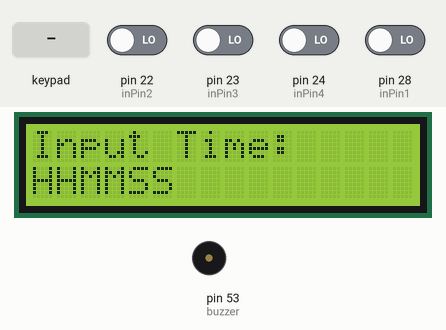
Simulated run of this sketch. Board: Arduino Mega 2560, built with avr-gcc and run on an emulated ATmega2560. Shown: 16×2 character LCD, buzzer (waves = sounding). The inputs (shaded band) are chosen by the test bench; at power-on: pin 22 (inPin2), pin 23 (inPin3), pin 24 (inPin4), pin 28 (inPin1) LOW.

Above: at 3.2 s.
3.3 s: keypad keys 5 2 5 1 5 0 4 9 pressed 0.4 s apart
At 5.8 s:
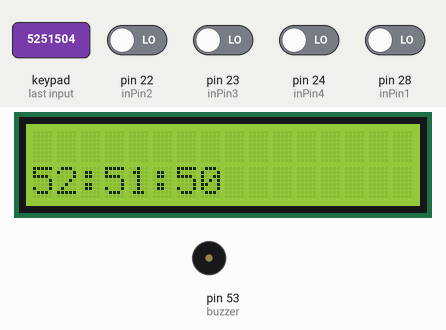
8.0 s: pin 28 (inPin1) driven HIGH
At 8.2 s:
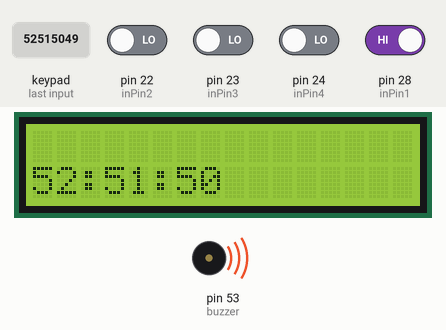
10.6 s: pin 23 (inPin3) driven HIGH
At 11.0 s:
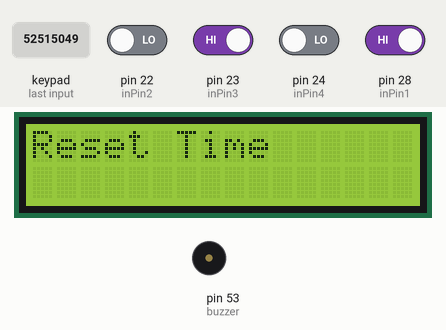
12.6 s: pin 24 (inPin4) driven HIGH
At 13.1 s:
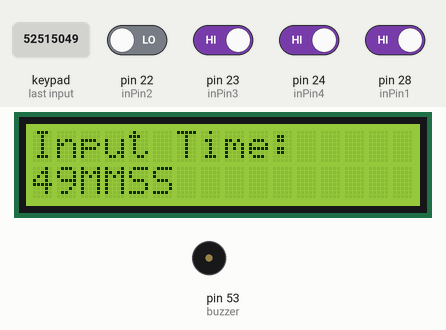
14.2 s: keypad keys 5 2 5 1 5 0 4 9 # pressed 0.4 s apart
At 14.4 s:
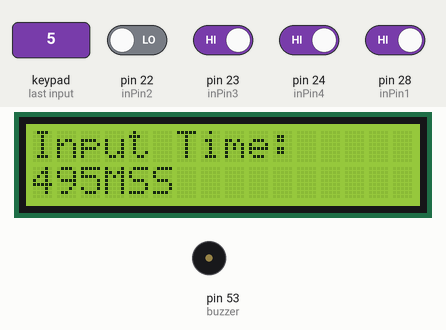
Timing chart, 0 to 17.2 s (numbered marks = the images above; inputs shaded):
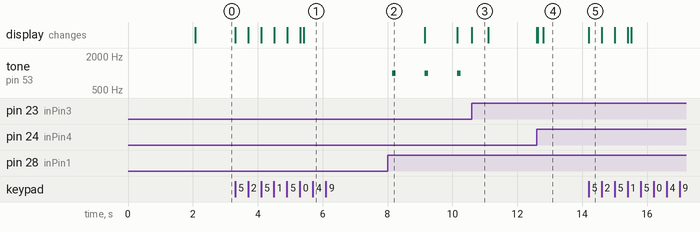

The sketch:

TIMER.ino
```cpp
#include <LiquidCrystal.h>
#include <Keypad.h>

#define NOTE_B0  31
#define NOTE_C1  33
#define NOTE_CS1 35
#define NOTE_D1  37
#define NOTE_DS1 39
#define NOTE_E1  41
#define NOTE_F1  44
#define NOTE_FS1 46
#define NOTE_G1  49
#define NOTE_GS1 52
#define NOTE_A1  55
#define NOTE_AS1 58
#define NOTE_B1  62
#define NOTE_C2  65
#define NOTE_CS2 69
#define NOTE_D2  73
#define NOTE_DS2 78
#define NOTE_E2  82
#define NOTE_F2  87
#define NOTE_FS2 93
#define NOTE_G2  98
#define NOTE_GS2 104
#define NOTE_A2  110
#define NOTE_AS2 117
#define NOTE_B2  123
#define NOTE_C3  131
#define NOTE_CS3 139
#define NOTE_D3  147
#define NOTE_DS3 156
#define NOTE_E3  165
#define NOTE_F3  175
#define NOTE_FS3 185
#define NOTE_G3  196
#define NOTE_GS3 208
#define NOTE_A3  220
#define NOTE_AS3 233
#define NOTE_B3  247
#define NOTE_C4  262
#define NOTE_CS4 277
#define NOTE_D4  294
#define NOTE_DS4 311
#define NOTE_E4  330
#define NOTE_F4  349
#define NOTE_FS4 370
#define NOTE_G4  392
#define NOTE_GS4 415
#define NOTE_A4  440
#define NOTE_AS4 466
#define NOTE_B4  494
#define NOTE_C5  523
#define NOTE_CS5 554
#define NOTE_D5  587
#define NOTE_DS5 622
#define NOTE_E5  659
#define NOTE_F5  698
#define NOTE_FS5 740
#define NOTE_G5  784
#define NOTE_GS5 831
#define NOTE_A5  880
#define NOTE_AS5 932
#define NOTE_B5  988
#define NOTE_C6  1047
#define NOTE_CS6 1109
#define NOTE_D6  1175
#define NOTE_DS6 1245
#define NOTE_E6  1319
#define NOTE_F6  1397
#define NOTE_FS6 1480
#define NOTE_G6  1568
#define NOTE_GS6 1661
#define NOTE_A6  1760
#define NOTE_AS6 1865
#define NOTE_B6  1976
#define NOTE_C7  2093
#define NOTE_CS7 2217
#define NOTE_D7  2349
#define NOTE_DS7 2489
#define NOTE_E7  2637
#define NOTE_F7  2794
#define NOTE_FS7 2960
#define NOTE_G7  3136
#define NOTE_GS7 3322
#define NOTE_A7  3520
#define NOTE_AS7 3729
#define NOTE_B7  3951
#define NOTE_C8  4186
#define NOTE_CS8 4435
#define NOTE_D8  4699
#define NOTE_DS8 4978
#define REST      0


// change this to make the song slower or faster
int tempo = 200;

// notes of the moledy followed by the duration.
// a 4 means a quarter note, 8 an eighteenth , 16 sixteenth, so on
// !!negative numbers are used to represent dotted notes,
// so -4 means a dotted quarter note, that is, a quarter plus an eighteenth!!
int melody[] = {

  // Super Mario Bros theme
  // Score available at https://musescore.com/user/2123/scores/2145
  // Theme by Koji Kondo


  NOTE_E5, 8, NOTE_E5, 8, REST, 8, NOTE_E5, 8, REST, 8, NOTE_C5, 8, NOTE_E5, 8, //1
  NOTE_G5, 4, REST, 4, NOTE_G4, 8, REST, 4,
  NOTE_C5, -4, NOTE_G4, 8, REST, 4, NOTE_E4, -4, // 3
  NOTE_A4, 4, NOTE_B4, 4, NOTE_AS4, 8, NOTE_A4, 4,
  NOTE_G4, -8, NOTE_E5, -8, NOTE_G5, -8, NOTE_A5, 4, NOTE_F5, 8, NOTE_G5, 8,
  REST, 8, NOTE_E5, 4, NOTE_C5, 8, NOTE_D5, 8, NOTE_B4, -4,
  NOTE_C5, -4, NOTE_G4, 8, REST, 4, NOTE_E4, -4, // repeats from 3
  NOTE_A4, 4, NOTE_B4, 4, NOTE_AS4, 8, NOTE_A4, 4,
  NOTE_G4, -8, NOTE_E5, -8, NOTE_G5, -8, NOTE_A5, 4, NOTE_F5, 8, NOTE_G5, 8,
  REST, 8, NOTE_E5, 4, NOTE_C5, 8, NOTE_D5, 8, NOTE_B4, -4,


  REST, 4, NOTE_G5, 8, NOTE_FS5, 8, NOTE_F5, 8, NOTE_DS5, 4, NOTE_E5, 8, //7
  REST, 8, NOTE_GS4, 8, NOTE_A4, 8, NOTE_C4, 8, REST, 8, NOTE_A4, 8, NOTE_C5, 8, NOTE_D5, 8,
  REST, 4, NOTE_DS5, 4, REST, 8, NOTE_D5, -4,
  NOTE_C5, 2, REST, 2,

  REST, 4, NOTE_G5, 8, NOTE_FS5, 8, NOTE_F5, 8, NOTE_DS5, 4, NOTE_E5, 8, //repeats from 7
  REST, 8, NOTE_GS4, 8, NOTE_A4, 8, NOTE_C4, 8, REST, 8, NOTE_A4, 8, NOTE_C5, 8, NOTE_D5, 8,
  REST, 4, NOTE_DS5, 4, REST, 8, NOTE_D5, -4,
  NOTE_C5, 2, REST, 2,

  NOTE_C5, 8, NOTE_C5, 4, NOTE_C5, 8, REST, 8, NOTE_C5, 8, NOTE_D5, 4, //11
  NOTE_E5, 8, NOTE_C5, 4, NOTE_A4, 8, NOTE_G4, 2,

  NOTE_C5, 8, NOTE_C5, 4, NOTE_C5, 8, REST, 8, NOTE_C5, 8, NOTE_D5, 8, NOTE_E5, 8, //13
  REST, 1,
  NOTE_C5, 8, NOTE_C5, 4, NOTE_C5, 8, REST, 8, NOTE_C5, 8, NOTE_D5, 4,
  NOTE_E5, 8, NOTE_C5, 4, NOTE_A4, 8, NOTE_G4, 2,
  NOTE_E5, 8, NOTE_E5, 8, REST, 8, NOTE_E5, 8, REST, 8, NOTE_C5, 8, NOTE_E5, 4,
  NOTE_G5, 4, REST, 4, NOTE_G4, 4, REST, 4,
  NOTE_C5, -4, NOTE_G4, 8, REST, 4, NOTE_E4, -4, // 19

  NOTE_A4, 4, NOTE_B4, 4, NOTE_AS4, 8, NOTE_A4, 4,
  NOTE_G4, -8, NOTE_E5, -8, NOTE_G5, -8, NOTE_A5, 4, NOTE_F5, 8, NOTE_G5, 8,
  REST, 8, NOTE_E5, 4, NOTE_C5, 8, NOTE_D5, 8, NOTE_B4, -4,

  NOTE_C5, -4, NOTE_G4, 8, REST, 4, NOTE_E4, -4, // repeats from 19
  NOTE_A4, 4, NOTE_B4, 4, NOTE_AS4, 8, NOTE_A4, 4,
  NOTE_G4, -8, NOTE_E5, -8, NOTE_G5, -8, NOTE_A5, 4, NOTE_F5, 8, NOTE_G5, 8,
  REST, 8, NOTE_E5, 4, NOTE_C5, 8, NOTE_D5, 8, NOTE_B4, -4,

  NOTE_E5, 8, NOTE_C5, 4, NOTE_G4, 8, REST, 4, NOTE_GS4, 4, //23
  NOTE_A4, 8, NOTE_F5, 4, NOTE_F5, 8, NOTE_A4, 2,
  NOTE_D5, -8, NOTE_A5, -8, NOTE_A5, -8, NOTE_A5, -8, NOTE_G5, -8, NOTE_F5, -8,

  NOTE_E5, 8, NOTE_C5, 4, NOTE_A4, 8, NOTE_G4, 2, //26
  NOTE_E5, 8, NOTE_C5, 4, NOTE_G4, 8, REST, 4, NOTE_GS4, 4,
  NOTE_A4, 8, NOTE_F5, 4, NOTE_F5, 8, NOTE_A4, 2,
  NOTE_B4, 8, NOTE_F5, 4, NOTE_F5, 8, NOTE_F5, -8, NOTE_E5, -8, NOTE_D5, -8,
  NOTE_C5, 8, NOTE_E4, 4, NOTE_E4, 8, NOTE_C4, 2,

  NOTE_E5, 8, NOTE_C5, 4, NOTE_G4, 8, REST, 4, NOTE_GS4, 4, //repeats from 23
  NOTE_A4, 8, NOTE_F5, 4, NOTE_F5, 8, NOTE_A4, 2,
  NOTE_D5, -8, NOTE_A5, -8, NOTE_A5, -8, NOTE_A5, -8, NOTE_G5, -8, NOTE_F5, -8,

  NOTE_E5, 8, NOTE_C5, 4, NOTE_A4, 8, NOTE_G4, 2, //26
  NOTE_E5, 8, NOTE_C5, 4, NOTE_G4, 8, REST, 4, NOTE_GS4, 4,
  NOTE_A4, 8, NOTE_F5, 4, NOTE_F5, 8, NOTE_A4, 2,
  NOTE_B4, 8, NOTE_F5, 4, NOTE_F5, 8, NOTE_F5, -8, NOTE_E5, -8, NOTE_D5, -8,
  NOTE_C5, 8, NOTE_E4, 4, NOTE_E4, 8, NOTE_C4, 2,
  NOTE_C5, 8, NOTE_C5, 4, NOTE_C5, 8, REST, 8, NOTE_C5, 8, NOTE_D5, 8, NOTE_E5, 8,
  REST, 1,

  NOTE_C5, 8, NOTE_C5, 4, NOTE_C5, 8, REST, 8, NOTE_C5, 8, NOTE_D5, 4, //33
  NOTE_E5, 8, NOTE_C5, 4, NOTE_A4, 8, NOTE_G4, 2,
  NOTE_E5, 8, NOTE_E5, 8, REST, 8, NOTE_E5, 8, REST, 8, NOTE_C5, 8, NOTE_E5, 4,
  NOTE_G5, 4, REST, 4, NOTE_G4, 4, REST, 4,
  NOTE_E5, 8, NOTE_C5, 4, NOTE_G4, 8, REST, 4, NOTE_GS4, 4,
  NOTE_A4, 8, NOTE_F5, 4, NOTE_F5, 8, NOTE_A4, 2,
  NOTE_D5, -8, NOTE_A5, -8, NOTE_A5, -8, NOTE_A5, -8, NOTE_G5, -8, NOTE_F5, -8,

  NOTE_E5, 8, NOTE_C5, 4, NOTE_A4, 8, NOTE_G4, 2, //40
  NOTE_E5, 8, NOTE_C5, 4, NOTE_G4, 8, REST, 4, NOTE_GS4, 4,
  NOTE_A4, 8, NOTE_F5, 4, NOTE_F5, 8, NOTE_A4, 2,
  NOTE_B4, 8, NOTE_F5, 4, NOTE_F5, 8, NOTE_F5, -8, NOTE_E5, -8, NOTE_D5, -8,
  NOTE_C5, 8, NOTE_E4, 4, NOTE_E4, 8, NOTE_C4, 2,

  //game over sound
  NOTE_C5, -4, NOTE_G4, -4, NOTE_E4, 4, //45
  NOTE_A4, -8, NOTE_B4, -8, NOTE_A4, -8, NOTE_GS4, -8, NOTE_AS4, -8, NOTE_GS4, -8,
  NOTE_G4, 8, NOTE_D4, 8, NOTE_E4, -2,

};

// sizeof gives the number of bytes, each int value is composed of two bytes (16 bits)
// there are two values per note (pitch and duration), so for each note there are four bytes
int notes = sizeof(melody) / sizeof(melody[0]) / 2;

// this calculates the duration of a whole note in ms
int wholenote = (60000 * 4) / tempo;

int divider = 0, noteDuration = 0;

#define inPin1 28  // Start
#define inPin2 22  // Pause
#define inPin3 23  // Reset
#define inPin4 24  // Clear

#define buzzer 53  // Clear

const int rs = 12, en = 11, d4 = 5, d5 = 4, d6 = 3, d7 = 2;
LiquidCrystal lcd(rs, en, d4, d5, d6, d7);

unsigned long lastBeepTime = 0;
int beepInterval = 1000; // default 1 detik


const int ROW_NUM = 4;
const int COLUMN_NUM = 4;

char keys[ROW_NUM][COLUMN_NUM] = {
  {'D', '#', '0', '*'},
  {'C', '9', '8', '7'},
  {'B', '6', '5', '4'},
  {'A', '3', '2', '1'}
};

byte pin_rows[ROW_NUM] = {52, 51, 50, 49};
byte pin_column[COLUMN_NUM] = {48, 47, 46, 45};

Keypad keypad = Keypad(makeKeymap(keys), pin_rows, pin_column, ROW_NUM, COLUMN_NUM);

bool isRunning = false;
bool isPaused = false;
bool isInputMode = true;
bool isReset = false;

bool prevStartBtn = LOW;
bool prevPauseBtn = LOW;
bool prevResetBtn = LOW;
bool prevClearBtn = LOW;

bool stopNotification = true;
bool isNotifying = false;
int noteIndex = 0;
unsigned long noteStartTime = 0;


int cursorColumn = 0;

unsigned long totalTime = 0;       // waktu total dalam ms (input)
unsigned long remainingTime = 0;   // waktu yang tersisa
unsigned long lastUpdate = 0;

char inputBuffer[7];
int inputPos = 0;

void setup() {
  Serial.begin(9600);
  pinMode(inPin1, INPUT);
  pinMode(inPin2, INPUT);
  pinMode(inPin3, INPUT);
  pinMode(inPin4, INPUT);

  pinMode(buzzer, OUTPUT);

  lcd.begin(16, 2);
  lcd.setCursor(0, 0);
  lcd.print("HELLOO BOS!");
  lcd.setCursor(0, 1);
  lcd.print("C4 Ready");
  delay(2000);

  lcd.clear();
  lcd.print("Input Time:");
  lcd.setCursor(0, 1);
  lcd.print("HHMMSS");
  memset(inputBuffer, 0, sizeof(inputBuffer));
}

void notifikasi() {
  if (!isNotifying) return;

  unsigned long currentMillis = millis();

  // Cek jika sudah selesai semua notifikasi
  if (noteIndex >= notes * 2) {
    noTone(buzzer);
    isNotifying = false;
    noteIndex = 0;
    noteStartTime = 0;
    return;
  }

  // Cek waktu untuk mainkan nada selanjutnya
  if (noteStartTime == 0 || currentMillis - noteStartTime >= noteDuration) {
    noTone(buzzer);  // pastikan nada sebelumnya dimatikan

    int note = melody[noteIndex];
    int divider = melody[noteIndex + 1];

    if (divider > 0) {
      noteDuration = wholenote / divider;
    } else {
      noteDuration = (wholenote / abs(divider)) * 1.5;
    }

    noteStartTime = currentMillis;

    if (note != REST) {
      tone(buzzer, note, noteDuration * 0.9);
    }

    noteIndex += 2;
  }
}


void start() {
  if (isInputMode) {
    lcd.clear();
    lcd.print("Input Time:");
    lcd.setCursor(0, 1);
    lcd.print("HHMMSS");
    return;
  }
  if (!isRunning && !isPaused && remainingTime > 0) {
    digitalWrite(buzzer, HIGH);
    delay(50);
    digitalWrite(buzzer, LOW);
    delay(50);
    digitalWrite(buzzer, HIGH);
    delay(50);
    digitalWrite(buzzer, LOW);
    isRunning = true;
    isPaused = false;
    lastUpdate = millis();
  } else if (isPaused && remainingTime > 0) {
    isRunning = true;
    isPaused = false;
    lastUpdate = millis();
  }
}

void pause() {
  if (isRunning && !isPaused) {
    isPaused = true;
    isRunning = false;
    displayTime(remainingTime);
  }
}

void reset() {
  if (isRunning || isPaused || isNotifying) {
    isRunning = false;
    isPaused = false;

    if (isNotifying) {
      isNotifying = false;
      noTone(buzzer);
    }

    remainingTime = totalTime;
    lcd.clear();
    isReset = true;
    lcd.print("Reset Time");
    delay(500);
    lcd.clear();
    displayTime(remainingTime);
  }
}

void clearInput() {
  if (!isRunning && !isPaused || isReset) {
    stopNotification = false;
    isInputMode = true;
    isRunning = false;
    isPaused = false;
    isReset = false;

    if (isNotifying) {
      isNotifying = false;
      noTone(buzzer);
    }

    totalTime = 0;
    remainingTime = 0;
    inputPos = 0;
    memset(inputBuffer, 0, sizeof(inputBuffer));
    lcd.clear();
    lcd.print("Input Time:");
    lcd.setCursor(0, 1);
    lcd.print("HHMMSS");
  }
}

void displayTime(unsigned long ms) {
  unsigned long totalSeconds = ms / 1000;
  int hours = totalSeconds / 3600;
  int minutes = (totalSeconds % 3600) / 60;
  int seconds = totalSeconds % 60;

  lcd.setCursor(0, 1);
  if (hours < 10) lcd.print("0");
  lcd.print(hours);
  lcd.print(":");
  if (minutes < 10) lcd.print("0");
  lcd.print(minutes);
  lcd.print(":");
  if (seconds < 10) lcd.print("0");
  lcd.print(seconds);
  lcd.print("        ");
}

void loop() {
  bool startBtn = digitalRead(inPin1);
  bool pauseBtn = digitalRead(inPin2);
  bool resetBtn = digitalRead(inPin3);
  bool clearBtn = digitalRead(inPin4);

  if (isInputMode) {
    char key = keypad.getKey();
    if (key) {
      if (key >= '0' && key <= '9') {
        if (inputPos < 6) {

          inputBuffer[inputPos] = key;
          lcd.setCursor(inputPos, 1);
          lcd.print(key);
          inputPos++;
          digitalWrite(buzzer, HIGH);
          delay(100);
          digitalWrite(buzzer, LOW);
        }
      }
      if (inputPos == 6) {
        int hh = (inputBuffer[0] - '0') * 10 + (inputBuffer[1] - '0');
        int mm = (inputBuffer[2] - '0') * 10 + (inputBuffer[3] - '0');
        int ss = (inputBuffer[4] - '0') * 10 + (inputBuffer[5] - '0');

        if (mm > 59 || ss > 59) {
          lcd.clear();
          lcd.print("Input Time:");
          lcd.setCursor(0, 1);
          lcd.print("HHMMSS");
          inputPos = 0;
          memset(inputBuffer, 0, sizeof(inputBuffer));
        } else {
          totalTime = ((unsigned long)hh * 3600 + (unsigned long)mm * 60 + (unsigned long)ss) * 1000UL;
          remainingTime = totalTime;
          isInputMode = false;
          lcd.clear();
          displayTime(remainingTime);
          lcd.clear();
          displayTime(remainingTime);
        }
      }
    }
  }

  if (startBtn == HIGH && prevStartBtn == LOW) {
    start();
  }
  if (pauseBtn == HIGH && prevPauseBtn == LOW) {
    pause();
  }
  if (resetBtn == HIGH && prevResetBtn == LOW) {
    reset();
  }
  if (clearBtn == HIGH && prevClearBtn == LOW) {
    clearInput();
  }

  prevStartBtn = startBtn;
  prevPauseBtn = pauseBtn;
  prevResetBtn = resetBtn;
  prevClearBtn = clearBtn;

  if (isRunning) {
    unsigned long now = millis();

    // Update waktu setiap 1 detik
    if (now - lastUpdate >= 1000) {
      lastUpdate = now;

      if (remainingTime >= 1000) {
        remainingTime -= 1000;
        displayTime(remainingTime);
      } else {
        remainingTime = 0;
        isRunning = false;
        lcd.clear();
        digitalWrite(buzzer, HIGH);
        delay(1500);
        digitalWrite(buzzer, LOW);
        lcd.setCursor(0, 0);
        lcd.print("BOOM!!");
        lcd.setCursor(0, 1);
        lcd.print("Reset for stop");
        isNotifying = true;
        noteIndex = 0;
        noteStartTime = 0;
      }
    }

    // Beep setiap detik (lebih cepat saat mendekati habis)
    if (remainingTime > 0) {
      if (remainingTime <= 3000) {
        beepInterval = 200;
      } else if (remainingTime <= 10000) {
        beepInterval = 500;
      } else {
        beepInterval = 1000;
      }

      if (now - lastBeepTime >= beepInterval) {
        lastBeepTime = now;
        tone(buzzer, 1000, 100);
      }
    }
  } else if (isPaused) {
    displayTime(remainingTime);
  }

  notifikasi();
}
```

Measured:
- after the input at 3.3 s, the display: first changes at once (image 1 shows a later state)
- after the input at 8.0 s, tone on pin 53 (buzzer): alternates 1000 Hz for 0.10 s and silent for 0.90 s, starting after 0.15 s
- after the input at 10.6 s, tone on pin 53 (buzzer): stops changing and stays silent; the display: changes at once (image 3)
- after the input at 12.6 s, the display: first changes at once (image 4 shows a later state)
- after the input at 14.2 s, the display: changes at once (image 5)
- what the display in image 3 shows lasts 0.5 s, from 10.6 s to 11.1 s
